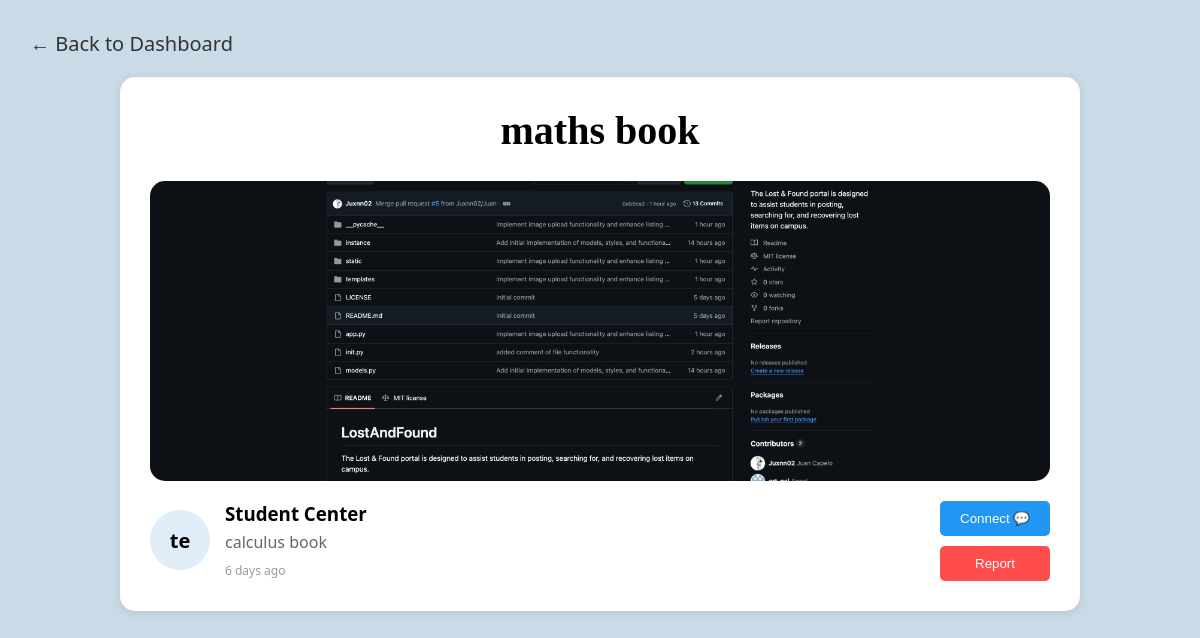
Screenshot of /listing-info?id=2 with the database file from the repository.
### models.py (models this page shows)
class Post(db.Model):
    __tablename__ = 'post'
    id = db.Column(db.Integer, primary_key=True)
    user_id = db.Column(db.Integer, db.ForeignKey('user.id'), nullable=False)
    post_date = db.Column(db.DateTime, default=datetime.utcnow)
    item_name = db.Column(db.String(255), nullable=False)
    description = db.Column(db.Text)
    category = db.Column(db.String(100))
    location = db.Column(db.String(255))
    image_url = db.Column(db.String(500))
    is_claimed = db.Column(db.Boolean, default=False)
    reports = db.relationship('Report', backref='post', cascade="all, delete-orphan")

class Account(db.Model):
    __tablename__ = 'account'
    id = db.Column(db.Integer, primary_key=True)
    name = db.Column(db.String(255), nullable=False)
    email = db.Column(db.String(255), unique=True, nullable=False)
    password = db.Column(db.String(255), nullable=False)
    is_banned = db.Column(db.Boolean, default=False)
    user_profile = db.relationship('User', backref='account', uselist=False, cascade="all, delete-orphan")

### app.py (the view)
@app.route("/listing-info")
def listing_info():
    post_id = request.args.get('id', 1, type=int)
    post = Post.query.get(post_id)
    if not post:
        return render_template("listing_info.html", post=None)
    return render_template("listing_info.html", post=post)

### templates/listing_info.html (shortened to what this page needs)
<!DOCTYPE html>
<html lang="en">
<head>
    <link rel="stylesheet" href="static/app.css">
</head>
<body class="app-layout listing-page-body">
    <a href="/dashboard" class="listing-back-link">&larr; Back to Dashboard</a>
    <div class="listing-container">
        <h1 class="listing-title" id="listing-title">{% if post %}{{ post.item_name }}{% else %}Water Bottle{% endif %}</h1>
        <div class="listing-image" id="listing-image-container">
            {% if post and post.image_url %}
                <img id="listing-image" src="{{ url_for('static', filename=post.image_url) }}" alt="Listing item image" style="width: 100%; height: 100%; object-fit: cover; border-radius: 15px;">
            {% else %}
                <img id="listing-image" src="" alt="Listing item image" style="width: 100%; height: 100%; object-fit: cover; border-radius: 15px; display: none;">
                <span id="no-image-text">Picture</span>
            {% endif %}
        </div>
        <div class="listing-content">
            <div class="listing-info-group">
                <div class="listing-avatar">{{ post.author.account.name[:2] if post and post.author else 'UI' }}</div>
                <div class="listing-details">
                    <h3 id="listing-location-label">{% if post %}{{ post.location }}{% else %}Detailed description{% endif %}</h3>
                    <p id="listing-description">{% if post %}{{ post.description }}{% else %}Found at Buley Library on 10/24/2026. Purple stainless steel waterbottle with a small dent on the bottom.{% endif %}</p>
                    <span class="listing-timestamp" id="listing-timestamp" data-timestamp="{% if post %}{{ post.post_date.isoformat() }}{% endif %}"></span>
                </div>
            </div>
            <div class="listing-actions">
                <button id="connect-btn" class="btn-connect">Connect &#128172;</button>
                <button id="report-btn" class="btn-report">Report</button>
            </div>
        </div>
    </div>
</body>
</html>

### static/app.css (style rules this page uses)
body.app-layout { display: block; min-height: 100vh; height: auto; background-color: rgb(201, 219, 231); margin: 0; font-family: 'Segoe UI', Tahoma, Geneva, Verdana, sans-serif; }
.listing-page-body { padding: 30px; }
.listing-back-link { text-decoration: none; font-size: 20px; color: #333; }
.listing-container { max-width: 900px; margin: 20px auto; background: white; padding: 30px; border-radius: 15px; box-shadow: 0 2px 10px rgba(0,0,0,0.1); }
.listing-title { text-align: center; font-family: serif; font-size: 40px; margin-top: 0; }
.listing-image { width: 100%; height: 300px; background: #eaeaea; border-radius: 15px; display: flex; justify-content: center; align-items: center; color: #888; font-size: 24px; margin-bottom: 20px; }
.listing-content { display: flex; justify-content: space-between; align-items: flex-start; }
.listing-info-group { display: flex; gap: 15px; align-items: center; }
.listing-avatar { background: #e0ecf8; width: 60px; height: 60px; border-radius: 50%; display: flex; justify-content: center; align-items: center; font-weight: bold; font-size: 20px; }
.listing-details h3 { margin: 0; }
.listing-details p { color: #666; margin: 5px 0; }
.listing-timestamp { color: #999; font-size: 12px; }
.listing-actions { display: flex; gap: 10px; flex-direction: column; }
.btn-connect { background: #2196F3; color: white; border: none; padding: 10px 20px; border-radius: 5px; cursor: pointer; display: flex; align-items: center; gap: 5px; }
.btn-report { background: #ff4c4c; color: white; border: none; padding: 10px 20px; border-radius: 5px; cursor: pointer; }

### rows the page displays
Post: item_name "maths book", image_url (picture), location "Student Center", description "calculus book"
Account: author.account "te"
